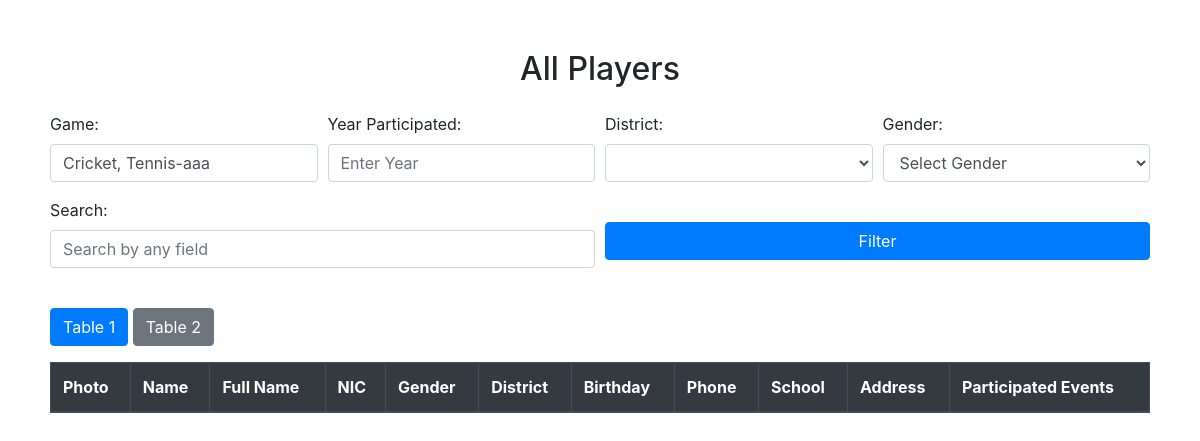
The page /Hero/PHP/playertable.php?game=Cricket, Tennis-aaa on the database as committed earlier.
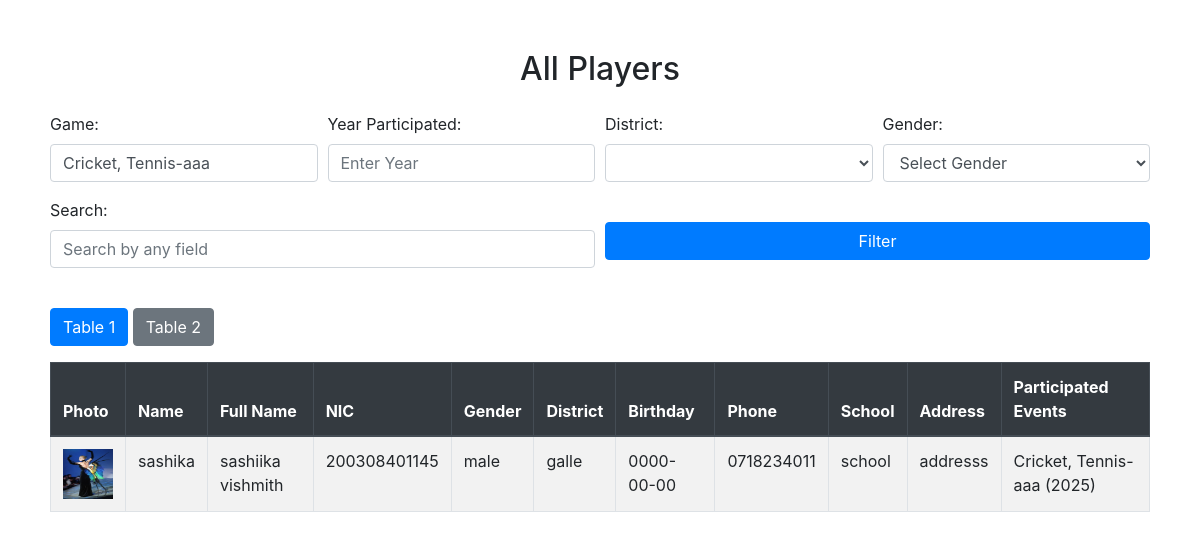
The same page on the database as committed later.
### tables this page shows
CREATE TABLE `students` (
  `student_id` int(11) NOT NULL,
  `student_photo` varchar(255) DEFAULT NULL,
  `name` varchar(100) DEFAULT NULL,
  `full_name` varchar(150) DEFAULT NULL,
  `gender` varchar(10) DEFAULT NULL,
  `district` varchar(100) DEFAULT NULL,
  `birthday` date DEFAULT NULL,
  `nic` varchar(20) DEFAULT NULL,
  `phone` varchar(15) DEFAULT NULL,
  `school` varchar(150) NOT NULL,
  `email` varchar(100) DEFAULT NULL,
  `address` varchar(255) DEFAULT NULL,
  `grama_wasama` varchar(100) DEFAULT NULL,
  `divisional` varchar(100) DEFAULT NULL,
  `coach_name` varchar(255) DEFAULT NULL
);

### Hero/PHP/playertable.php (the view, shortened to what the changed rows need)
<?php
include '../db/connection.php';
$where_conditions = [];
$params = [];
foreach (['gender', 'district', 'year', 'game'] as $field) {
    if (!empty($_GET[$field])) {
        if ($field == 'game') {
            $where_conditions[] = "e.event_names LIKE ?";
            $params[] = "%" . $_GET['game'] . "%";
        } else {
            $where_conditions[] = ($field == 'year') ? "e.year = ?" : "s.$field = ?";
            $params[] = $_GET[$field];
        }
    }
}
$where_sql = $where_conditions ? "WHERE " . implode(" AND ", $where_conditions) : '';
$sql = "
    SELECT
        s.student_id, s.name, s.full_name, s.gender, s.district, s.birthday, s.phone, s.school,
        s.email, s.address, s.grama_wasama, s.divisional, s.coach_name, s.student_photo, s.nic,
        a.school_achievement, a.district_achievement, a.provincial_achievement,
        a.national_achievement, a.international_achievement, a.club_info,
        GROUP_CONCAT(CONCAT(e.event_names, ' (', e.year, ')') SEPARATOR ', ') AS participated_events
    FROM students s
    LEFT JOIN achievements a ON s.student_id = a.student_id
    LEFT JOIN events e ON s.student_id = e.student_id
    $where_sql
    GROUP BY s.student_id
";
$stmt = $conn->prepare($sql);
if ($params) $stmt->bind_param(str_repeat('s', count($params)), ...$params);
$stmt->execute();
$result = $stmt->get_result();
?>
<!DOCTYPE html>
<html lang="en">
<head>
    <link href="https://stackpath.bootstrapcdn.com/bootstrap/4.5.2/css/bootstrap.min.css" rel="stylesheet">
</head>
<body>
        <h2 class="text-center mb-4">All Players</h2>
        <table id="table1" class="table table-striped table-bordered">
            <thead class="thead-dark">
                <tr>
                    <th>Photo</th><th>Name</th><th>Full Name</th><th>NIC</th><th>Gender</th><th>District</th><th>Birthday</th>
                    <th>Phone</th><th>School</th><th>Address</th><th>Participated Events</th>
                </tr>
            </thead>
            <tbody>
                <?php while ($row = $result->fetch_assoc()) { ?>
                    <tr>
                        <td>
                            <?php if (!empty($row['student_photo'])) { ?>
                                <img src="../uploads/<?= htmlspecialchars($row['student_photo']) ?>" width="50" height="50">
                            <?php } else { echo "No Image"; } ?>
                        </td>
                        <td><?= htmlspecialchars($row['name']) ?></td>
                        <td><?= htmlspecialchars($row['full_name']) ?></td>
                        <td><?= htmlspecialchars($row['nic']) ?></td>
                        <td><?= htmlspecialchars($row['gender']) ?></td>
                        <td><?= htmlspecialchars($row['district']) ?></td>
                        <td><?= htmlspecialchars($row['birthday']) ?></td>
                        <td><?= htmlspecialchars($row['phone']) ?></td>
                        <td><?= htmlspecialchars($row['school']) ?></td>
                        <td><?= htmlspecialchars($row['address']) ?></td>
                        <td><?= htmlspecialchars($row['participated_events'] ?? 'No Events') ?></td>
                    </tr>
                <?php } ?>
            </tbody>
        </table>
</body>
</html>

Rows that differ between the two databases and show on the page:
now on this page (row edited): students: student_photo (picture), name "sashika", full_name "sashiika vishmith", nic "200308401145", gender "male", district "galle", birthday "0000-00-00", phone "0718234011", school "school", address "addresss", participated_events "Cricket, Tennis-aaa (2025)"
